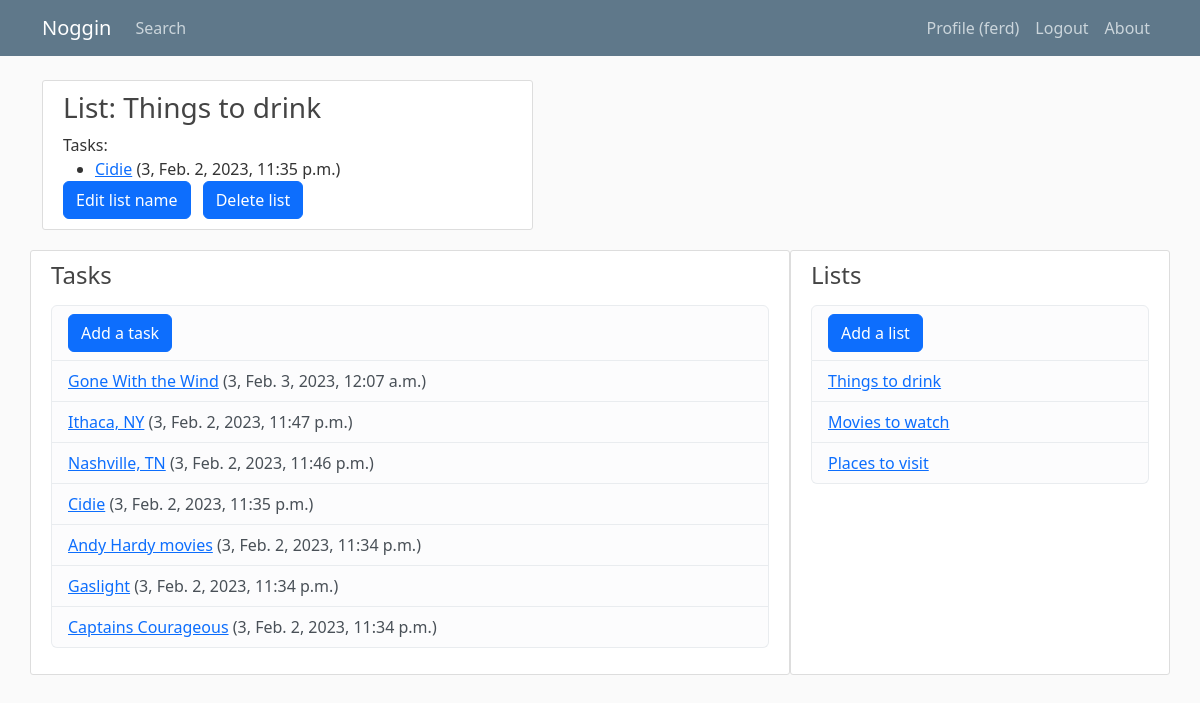
Page /list/29/ (signed in) on the committed database.
### tasks/models.py (models this page shows, shortened)
class List(models.Model):
	name = models.CharField(max_length=20)
	display_order = models.IntegerField(default=1)
	owner = models.ForeignKey(User, on_delete=models.CASCADE)
	class Meta:
		ordering = ['display_order']

class Task(models.Model):
	PRIORITIES = (
		(1, 'Right now'),
		(2, 'ASAP'),
		(3, 'Soon'),
		(4, 'Whenever'),
	)
	name = models.CharField(max_length=40)
	notes = models.TextField(blank=True)
	date_added = models.DateTimeField(auto_now_add=True)
	user_date = models.DateTimeField(blank=True, null=True)
	priority = models.IntegerField(choices=PRIORITIES, default=3)
	lists = models.ManyToManyField(List, related_name='tasks')
	owner = models.ForeignKey(User, on_delete=models.CASCADE)
	class Meta:
		ordering = ['priority', '-date_added']

### tasks/views.py (the view)
# urls.py: path('list/<int:list_id>/', views.list, name='tasks-list'),
@login_required
def list(request, list_id):
	lists = List.objects.filter(owner=request.user)
	tasks = Task.objects.filter(owner=request.user)
	list_item = List.objects.get(id=list_id)
	list_tasks = list_item.tasks.order_by('priority')
	context = {'lists': lists, 'tasks': tasks, 'list_item': list_item, 'list_tasks': list_tasks}
	return render(request, 'tasks/list.html', context)

### tasks/templates/tasks/list.html
{% extends 'tasks/base.html' %}
{% block content %}
	<div class="content-section col-md-8">
	<h3>List: {{ list_item.name }}</h3>
	Tasks:
	<ul>
	{% for task in list_tasks %}
		<li>
			<a href="{% url 'tasks-task' task.id %}">{{ task.name }}</a> ({{ task.priority }}{% if task.user_date %}, {{ task.user_date }}{% endif %}, {{ task.date_added }})</li>
	{% empty %}
		There are no tasks in this list yet.
    {% endfor %}
	</ul>
	<a class="btn btn-primary me-2" href="{% url 'tasks-updatelist' list_item.id %}">Edit list name</a>
	<a class="btn btn-primary me-2" href="{% url 'tasks-deletelist' list_item.id %}">Delete list</a>
</div>
{% endblock %}

### tasks/templates/tasks/base.html (shortened to what this page needs)
{% load static %}
<!DOCTYPE html>
<html lang="en">
<head>
	<link href="https://cdn.jsdelivr.net/npm/bootstrap@5.3.0-alpha1/dist/css/bootstrap.min.css" rel="stylesheet">
	<link rel="stylesheet" type="text/css" href="{% static 'tasks/main.css' %}">
</head>
<body>
	<header class="site-header">
		<nav class="navbar navbar-expand-md navbar-dark bg-steel fixed-top">
			<div class="container">
				<a class="navbar-brand mr-4" href="{% url 'tasks-home' %}">Noggin</a>
				<div class="collapse navbar-collapse" id="navbarToggle">
					<div class="navbar-nav me-auto">
						<a class="nav-item nav-link" href="{% url 'tasks-search' %}">Search</a>
					</div>
					<div class="navbar-nav">
						{% if user.is_authenticated %}
						<a class="nav-item nav-link" href="{% url 'profile' %}">Profile ({{ user.username }})</a>
						<a class="nav-item nav-link" href="{% url 'logout' %}">Logout</a>
						{% else %}
						<a class="nav-item nav-link" href="{% url 'login' %}">Login</a>
						<a class="nav-item nav-link" href="{% url 'register' %}">Register</a>
						{% endif %}
						<a class="nav-item nav-link" href="{% url 'tasks-about' %}">About</a>
					</div>
				</div>
			</div>
		</nav>
	</header>
	<main role="main" class="container">
		<div class="row">
			<div class="col-md-8">
			{% block content %}{% endblock %}
			</div>
						<div class="content-section col-md-8">
				<h4>Tasks</h4>
				<p class='text-muted'>
					<ul class="list-group">
						<li class="list-group-item list-group-item-light"><a class="btn btn-primary me-2" href="{% url 'new-task' %}">Add a task</a></li>
						{% for task in tasks %}
						<li class="list-group-item list-group-item-light">
							<a href="{% url 'tasks-task' task.id %}">{{ task.name }}</a> ({{task.priority}}, {{task.date_added}})</li>
							{% endfor %}
						</ul>
					</p>
				</div>
				<div class="content-section col-md-4">
					<h4>Lists</h4>
					<p class='text-muted'>
						<ul class="list-group">
							<li class="list-group-item list-group-item-light"><a class="btn btn-primary me-2" href="{% url 'new-list' %}">Add a list</a></li>
							{% for list in lists %}
							<li class="list-group-item list-group-item-light">
								<a href="{% url 'tasks-list' list.id %}">{{ list.name }}</a></li>
								{% endfor %}
							</ul>
						</p>
					</div>
				</div>
			</main>
		</body>
		</html>

### tasks/static/tasks/main.css (style rules this page uses)
body { background: #fafafa; color: #333333; margin-top: 5rem; }
h1, h2, h3, h4, h5, h6 { color: #444444; }
ul { margin: 0; }
.bg-steel { background-color: #5f788a; }
.site-header .navbar-nav .nav-link { color: #cbd5db; }
.content-section { background: #ffffff; padding: 10px 20px; border: 1px solid #dddddd; border-radius: 3px; margin-bottom: 20px; }

### rows in the picture
List: name "Things to drink"
Task: name "Cidie", priority "3", date_added "Feb. 2, 2023, 11:35 p.m."
Task: name "Gone With the Wind", priority "3", date_added "Feb. 3, 2023, 12:07 a.m."
Task: name "Ithaca, NY", priority "3", date_added "Feb. 2, 2023, 11:47 p.m."
Task: name "Nashville, TN", priority "3", date_added "Feb. 2, 2023, 11:46 p.m."
Task: name "Andy Hardy movies", priority "3", date_added "Feb. 2, 2023, 11:34 p.m."
Task: name "Gaslight", priority "3", date_added "Feb. 2, 2023, 11:34 p.m."
Task: name "Captains Courageous", priority "3", date_added "Feb. 2, 2023, 11:34 p.m."
List: name "Movies to watch"
List: name "Places to visit"

### other values in the picture
{{ user.username }} "ferd"
